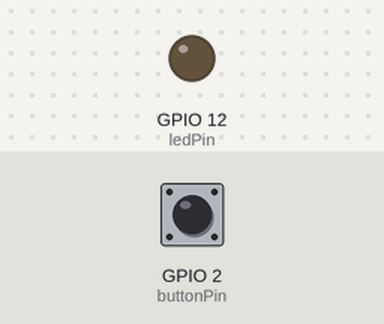
A program run on a simulated ESP32. Shown: output pins drawn as LEDs (lit = HIGH). The test bench sets the inputs (shaded band); at power-on: GPIO 2 (buttonPin) LOW.

Above: at 1.2 s.
1.3 s: GPIO 2 (buttonPin) pulled HIGH for 0.15 s
At 1.37 s:
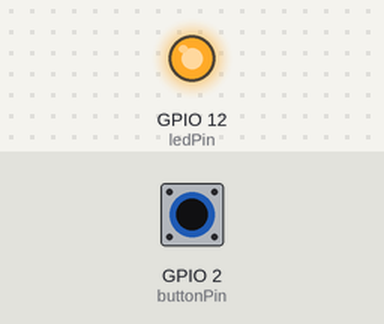
2.9 s: GPIO 2 (buttonPin) pulled HIGH for 3.2 s
At 6.4 s:
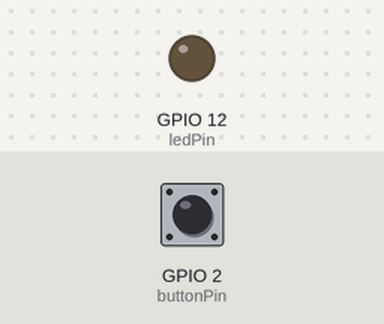
Timing chart, 0 to 7.9 s (numbered marks = the images above; inputs shaded):
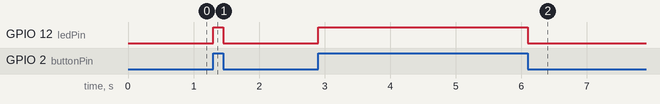

Measured:
- after the input at 1.3 s, GPIO 12 (ledPin): LOW → HIGH at once, → LOW 0.15 s later
- after the input at 2.9 s, GPIO 12 (ledPin): LOW → HIGH at once, → LOW 3.2 s later

The program:

main.cpp
```cpp
int buttonPin = 2;     // Pin connected to the push button
int ledPin = 12;       // Pin connected to the LED
int buttonState = 0;    // Variable to hold the button state

void setup() {
  pinMode(buttonPin, INPUT);    // Set the button pin as input
  pinMode(ledPin, OUTPUT);      // Set the LED pin as output
}

void loop() {
  buttonState = digitalRead(buttonPin);  // Read the state of the push button

  if (buttonState == HIGH) {    // If button is pressed
    digitalWrite(ledPin, HIGH); // Turn the LED ON
  } else {                      // If button is not pressed
    digitalWrite(ledPin, LOW);  // Turn the LED OFF
  }
}
```
